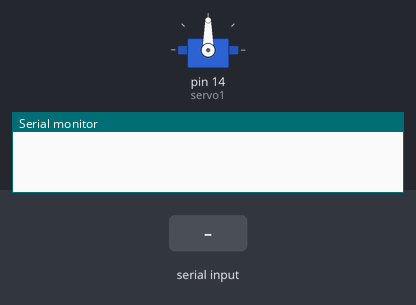
The sketch below on a simulated Arduino Uno, built with avr-gcc and run on an emulated ATmega328P. On the bench: servo, the last lines printed to the serial monitor. The test bench sets the inputs (shaded band).

Above: at 1.2 s.
1.3 s: "s90\n" received over Serial
At 1.8 s:
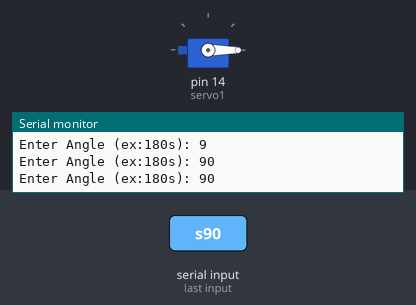
2.8 s: "s,45\n" received over Serial
At 4.0 s:
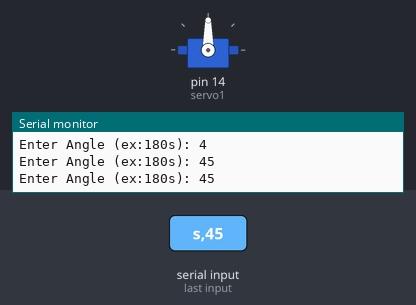
4.3 s: "s" received over Serial
At 5.3 s:
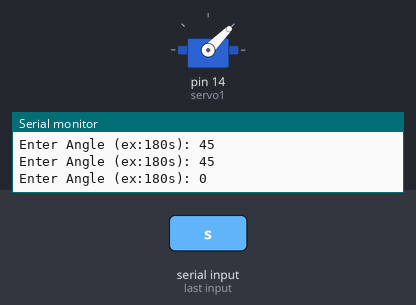
Timing chart, 0 to 7.3 s (numbered marks = the images above; inputs shaded):
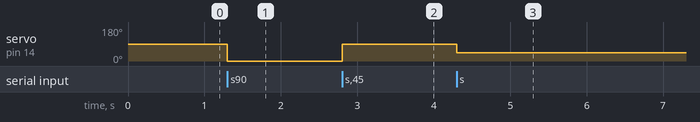

Measured:
- after the input at 1.3 s, servo on pin 14 (servo1): 90° → 0° at once
- after the input at 2.8 s, servo on pin 14 (servo1): 0° → 90° at once
- after the input at 4.3 s, servo on pin 14 (servo1): 90° → 45° at once

The sketch:

Chieh_HW4_Serial_Communication_SERVO.ino
```cpp
#include <Servo.h>
Servo servo1;

void setup() {
  Serial.begin(9600);
  pinMode(1, OUTPUT);
  servo1.attach(14); //analog pin 0
}

void loop() {
  static int v = 0;

  if ( Serial.available()) {
    char ch = Serial.read();

    switch (ch) {
      case '0'...'9':
        v = v * 10 + ch - '0'; //set degrees
        break;

      case 's': //adding 's' to enter the value
        servo1.write(v);
        v = 0;
        break;
    }

    Serial.print("Enter Angle (ex:180s): ");
    Serial.println(v);
  }
}
```
